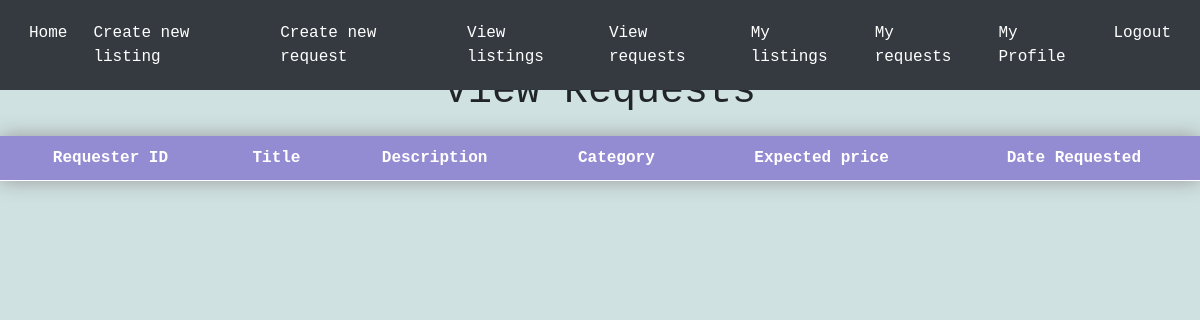
The page /viewrequests (signed in) on the database as committed earlier.
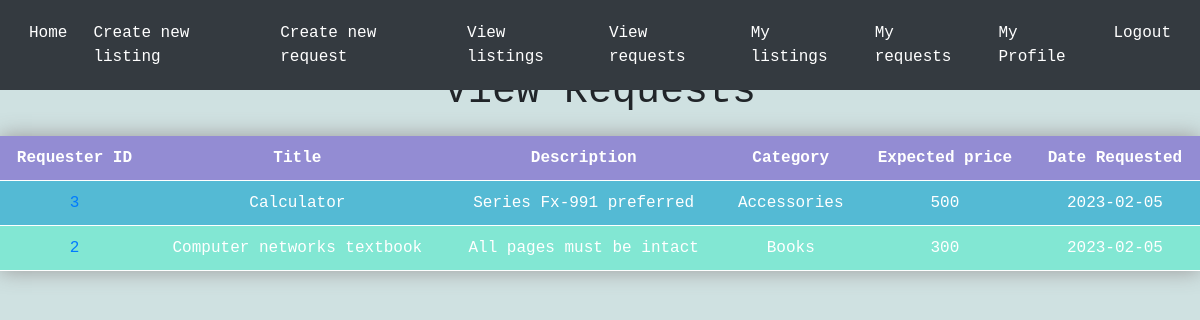
The same page on the database as committed later.
### tables this page shows
CREATE TABLE requests (
    id INTEGER PRIMARY KEY AUTOINCREMENT,
    user_id INTEGER NOT NULL,
    title TEXT NOT NULL,
    description TEXT NOT NULL,
    category TEXT NOT NULL,
    price INTEGER NOT NULL,
    date DATE,
    FOREIGN KEY (user_id) REFERENCES Users(id)
);

### app.py (the view)
@app.route('/viewrequests')
def viewrequests():
    conn = sqlite3.connect('database.db')
    c = conn.cursor()
    c.execute("SELECT * FROM requests where user_id != ?",(session['id'],))
    requests = c.fetchall()
    return render_template('viewrequests.html', requests=requests)

### templates/viewrequests.html (shortened to what this page needs)
{% extends 'base.html' %}
{% block content %}
    <h1>View Requests</h1>
    <table class="neon-table">
        <tr>
            <th>Requester ID</th>
            <th>Title</th>
            <th>Description</th>
            <th>Category</th>
            <th>Expected price</th>
            <th>Date Requested</th>
        </tr>
        {% for request in requests %}
        <tr>
            <td>
                <a href="/otherprofile/{{ request[1] }}">
                {{ request[1] }}
                </a>
            </td>
            <td>{{ request[2] }}</td>
            <td>{{ request[3] }}</td>
            <td>{{ request[4] }}</td>
            <td>{{ request[5] }}</td>
            <td>{{ request[6] }}</td>
        {% endfor %}
    </table>
{% endblock %}

Rows that differ between the two databases and show on the page:
added requests: user "3", title "Calculator", description "Series Fx-991 preferred", category "Accessories", price "500", date "2023-02-05"
added requests: user "2", title "Computer networks textbook", description "All pages must be intact", category "Books", price "300", date "2023-02-05"
